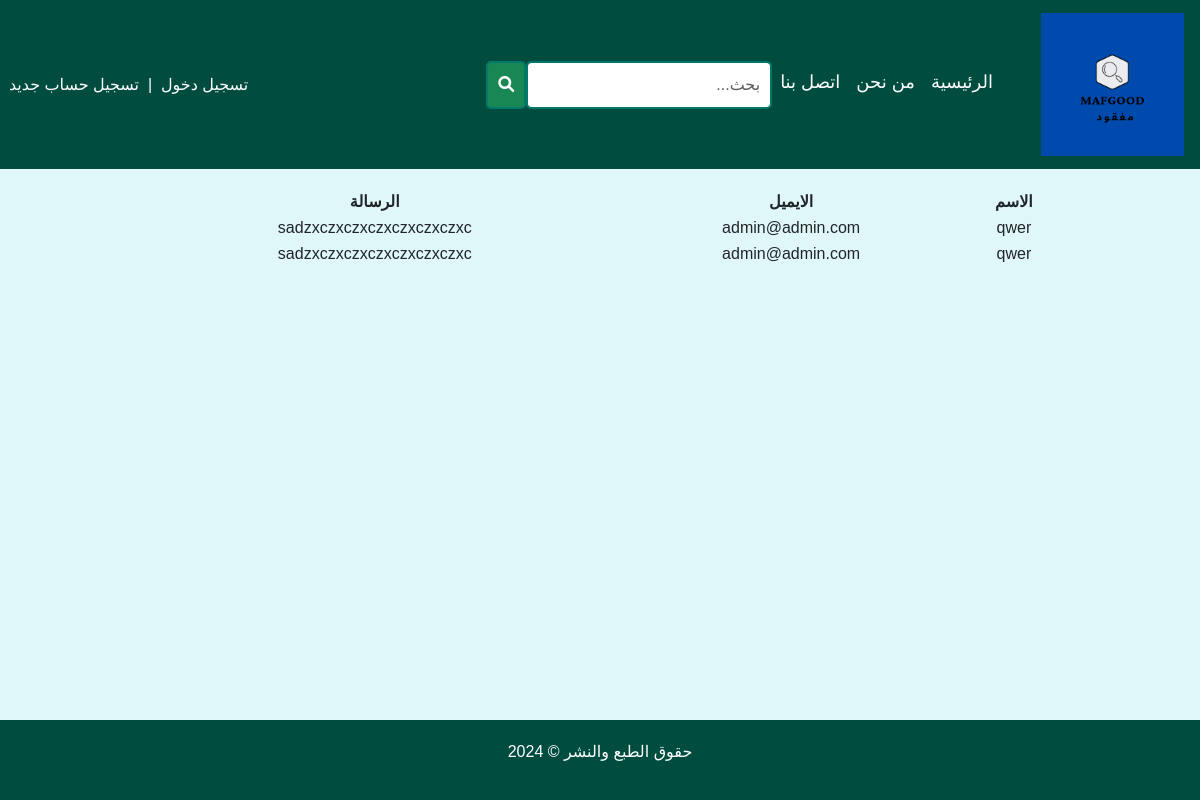
The app's page /messages.php with its own data.
### tables this page shows
CREATE TABLE `contact_us` (
  `id` int(11) NOT NULL,
  `name` varchar(150) NOT NULL,
  `email` varchar(150) NOT NULL,
  `message` text NOT NULL
);

### messages.php (the view, shortened to what this page needs)
<!DOCTYPE html>
<html lang="ar">
<head>
    <link href="./bootstrap/css/bootstrap.min.css" rel="stylesheet">
    <link rel="stylesheet" href="https://cdnjs.cloudflare.com/ajax/libs/font-awesome/6.0.0-beta3/css/all.min.css">
    <link href="home_page.css" rel="stylesheet">
</head>
<body>
  <nav class="navbar navbar-expand-lg" style="background-color:#004d40;">
        <a class="navbar-brand" href="home_page.php">
            <img src="images/website/logo.png" alt="Logo image" id="logo-img" class="d-inline-block align-top">
        </a>
        <div class="collapse navbar-collapse" id="navbarNav">
            <ul class="navbar-nav">
                <li class="nav-item"><a class="nav-link" href="home_page.php">الرئيسية</a></li>
                <li class="nav-item"><a class="nav-link" href="we.html">من نحن</a></li>
                <?php
                if(isset($_SESSION['is_logged_in']) )
                {
                    if($_SESSION['is_admin'] =='admin')
                    {
                        echo <<<_END
                        <li class="nav-item"><a class="nav-link" href="messages.php">الرسائل</a></li>
                        _END;
                    }else
                    {
                    echo <<<_END
                    <li class="nav-item"><a class="nav-link" href="connect.php">اتصل بنا</a></li>
_END;
                    }
                }else
                {
                    echo <<<_END
                    <li class="nav-item"><a class="nav-link" href="connect.php">اتصل بنا</a></li>
_END;
                }
                ?>
                <li class="nav-item">
                    <form method='post' action='search.php'>
                    <input type="text" class="form-control search-bar" name='keyword' id='keyword' placeholder="بحث...">
                </li>
                <li class="nav-item">
                    <button class="btn btn-success search-button" type='submit'><i class="fas fa-search"></i></button>
                </li>
            </ul>
        </div>
        <div class="auth-links d-flex justify-content-between" style='color:white'>
        <?php if(isset($_SESSION['is_logged_in']) && $_SESSION['is_logged_in'])
        {
            $email = $_SESSION["email"];
            echo <<<_END
<span class='nav-link' href='#'>&nbsp&nbsp&nbsp Welcome $email | <a href='logout.php'>logout</a>  </span>
_END;
        }
    else
    {
echo <<<_END
       <a class="nav-link" href="login.html">  تسجيل دخول  &nbsp</a>
            <span class="" style='text-decoration: none;'>|</span>
            <a class="nav-link" href="register.php.html" > &nbsp تسجيل حساب جديد &nbsp</a>
_END;
    }
        ?>
        </div>
    </nav>
    <div class="container">
        <div class="content">
        <table>
            <tr>
                <th>
                    <th>الاسم</th>
                    <th>الايميل</th>
                    <th>الرسالة</th>
                </th>
            </tr>
            <?php
$host = "localhost";
$user = "root";
$password = "";
$database = "hawja";
$conn = new mysqli($host, $user, $password, $database);
$sql = "select * from contact_us";
$result = mysqli_query($conn,$sql);
$row = mysqli_fetch_array($result ,MYSQLI_ASSOC) ;
    for($i=0 ;$i < $result->num_rows;$i++)
    {
            echo "<tr><td></td>";
            echo "<td>" . $row['name'] . "</td>".
             "<td>" . $row['email'] . "</td>".
             "<td>" . $row['message'] . "</td>".
            "</tr>";
            $row = mysqli_fetch_array($result ,MYSQLI_ASSOC) ;
    }
            ?>
        </table>
        </div>
    </div>
    <footer>
        <p>حقوق الطبع والنشر © 2024</p>
    </footer>
</body>
</html>

### home_page.css (style rules this page uses)
body { background-color: #e0f7fa; font-family: 'Cairo', sans-serif; direction: rtl; text-align: center; margin: 0; padding: 0; display: flex; flex-direction: column; min-height: 100vh; justify-content: space-between; }
body { direction: rtl; }
footer { width: 100%; box-sizing: border-box; padding: 20px; background-color: #004d40; color: white; display: flex; justify-content: space-between; align-items: center; }
footer { justify-content: center; }
.navbar-nav .nav-link { color: white !important; font-size: 18px; }
.navbar-nav { justify-content: left; }
.container { width: 80%; margin: 0 auto; flex: 1; }
.content { display: flex; flex-direction: column; justify-content: space-around; margin: 20px 0; gap: 20px; }
span { background-color: #004d40; border-radius: 3px; }
@media (min-width: 769px) { .search-bar, .search-button { display: inline-block; margin-left: 15px; padding: 10px; border: 2px solid #00796b; border-radius: 5px; font-size: 16px; transition: border-color 0.3s; } }
@media (min-width: 769px) { .content { flex-direction: column; } }

### records on screen
contact_us: name "qwer", email "admin@admin.com", message "sadzxczxczxczxczxczxczxc"
contact_us: name "qwer", email "admin@admin.com", message "sadzxczxczxczxczxczxczxc"
